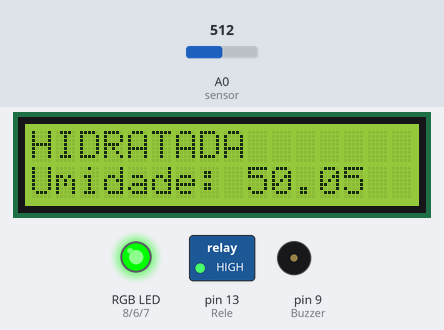
The sketch below on a simulated Arduino Uno, built with avr-gcc and run on an emulated ATmega328P. Shown: 16×2 character LCD, switched loads named in the sketch (green lamp = pin HIGH), an RGB LED mixed from three pins (HIGH = lit), buzzer (waves = sounding). The test bench sets the inputs (shaded band); at power-on: A0 (sensor) = 512. What the sketch prints to the serial monitor is not drawn.

Above: at 1.2 s.
1.3 s: A0 (sensor) set to 587
At 2.7 s:
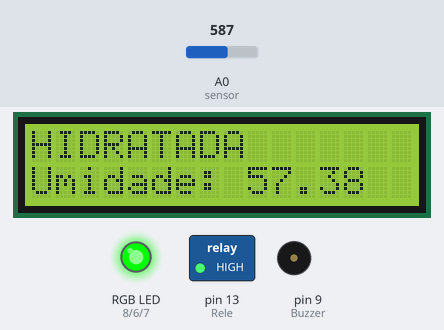
4.3 s: A0 (sensor) set to 607
At 5.3 s:
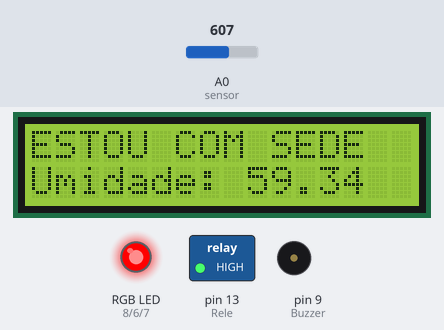
7.3 s: A0 (sensor) set to 684
At 8.4 s:
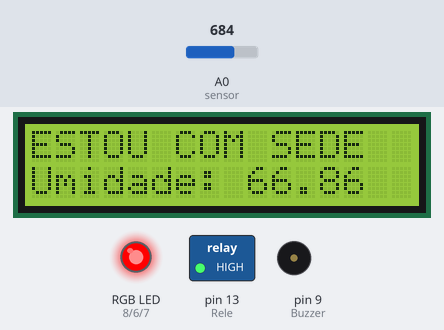
8.8 s: A0 (sensor) set to 714
At 9.2 s:
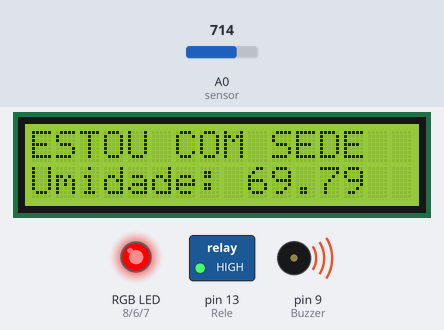
Timing chart, 0 to 15.8 s (numbered marks = the images above; inputs shaded):
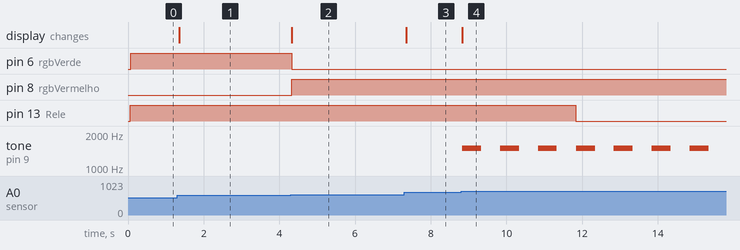

The sketch:

PROJETO_HORTA_AUTOMATICA.ino
```cpp
/*Projeto Horta automática com arduino LabInec 2022
 *Autor: Caio Livium Barros de Sousa
 *Orientadora: Anny Caroline
 */

#include <LiquidCrystal.h> // Inclui a biblioteca para o display LCD

#define sensor A0        // Define o pino A0 como sensor de umidade
#define rgbAzul 7        // Define o pino 7 como LED RGB azul
#define rgbVerde 6       // Define o pino 6 como LED RGB verde
#define rgbVermelho 8    // Define o pino 8 como LED RGB vermelho
#define Buzzer 9         // Define o pino 9 como buzzer
#define Rele 13          // Define o pino 13 como relé para controlar a bomba de água

LiquidCrystal lcd(12, 11, 5, 4, 3, 2); // Configura os pinos para o display LCD

float nivelUmidade; // Variável para armazenar o nível de umidade

// Função para ligar o LED vermelho
void ligar_vermelho(){
  digitalWrite(rgbAzul, LOW);
  digitalWrite(rgbVerde, LOW);
  digitalWrite(rgbVermelho, HIGH);
}

// Função para ligar o LED verde
void ligar_verde(){
  digitalWrite(rgbAzul, LOW);
  digitalWrite(rgbVerde, HIGH);
  digitalWrite(rgbVermelho, LOW);
}

// Função para acionar o buzzer
void ApitoBuzzer(){
  tone(Buzzer, 1500); // Emite um som de 1500 Hz
  delay(500);         // Espera 500 milissegundos
  noTone(Buzzer);     // Desliga o buzzer
  delay(500);
  tone(Buzzer, 1500);
  delay(500);
  noTone(Buzzer);
  delay(500);
  tone(Buzzer, 1500);
  delay(500);
  noTone(Buzzer);
  delay(500);
}

void setup() {
  Serial.begin(9600);
  lcd.begin(16, 2);
  pinMode(Rele, OUTPUT);
  digitalWrite(Rele, HIGH); // Desliga o relé inicialmente
  pinMode(sensor, INPUT);
  pinMode(Buzzer, OUTPUT);
  pinMode(rgbVermelho, OUTPUT);
  pinMode(rgbVerde, OUTPUT);
  pinMode(rgbAzul, OUTPUT);
}

void loop() {
  nivelUmidade = analogRead(sensor); // Lê o valor do sensor de umidade
  Serial.print("\nUmidade: ");
  Serial.println(nivelUmidade);
  Serial.println(Rele);

  if (nivelUmidade >= 600) {
    lcd.clear(); // Limpa o display LCD
    lcd.print("ESTOU COM SEDE");
    lcd.setCursor(0, 2); // Move o cursor para a segunda linha
    lcd.print("Umidade: ");
    lcd.print(nivelUmidade / 1023 * 100); // Calcula a umidade em porcentagem
    ligar_vermelho(); // Liga o LED vermelho
    if (nivelUmidade >= 700) {
      ApitoBuzzer(); // Aciona o buzzer
      digitalWrite(Rele, LOW); // Liga a bomba de água
    }
  } else if (nivelUmidade < 600) {
    lcd.clear();
    lcd.print("HIDRATADA");
    lcd.setCursor(0, 2);
    lcd.print("Umidade: ");
    lcd.print(nivelUmidade / 1023 * 100);
    ligar_verde(); // Liga o LED verde
    noTone(Buzzer); // Desliga o buzzer
    digitalWrite(Rele, HIGH); // Desliga a bomba de água
  }
}
```

Measured:
- the behaviour switches between 599 and 600 on A0 (sensor) (found by bisection; images 1 and 2)
- the behaviour switches between 699 and 700 on A0 (sensor) (found by bisection; images 3 and 4)
- after the input at 1.3 s, the display: changes after 0.05 s (image 1)
- after the input at 4.3 s, pin 6 (rgbVerde): HIGH → LOW at once; pin 8 (rgbVermelho): LOW → HIGH at once; the display: changes at once (image 2)
- after the input at 7.3 s, the display: changes after 0.05 s (image 3)
- after the input at 8.8 s, pin 13 (Rele): HIGH → LOW after 3.0 s; tone on pin 9 (Buzzer): alternates 1500 Hz for 0.50 s and silent for 0.50 s, starting at once; the display: changes at once (image 4)
